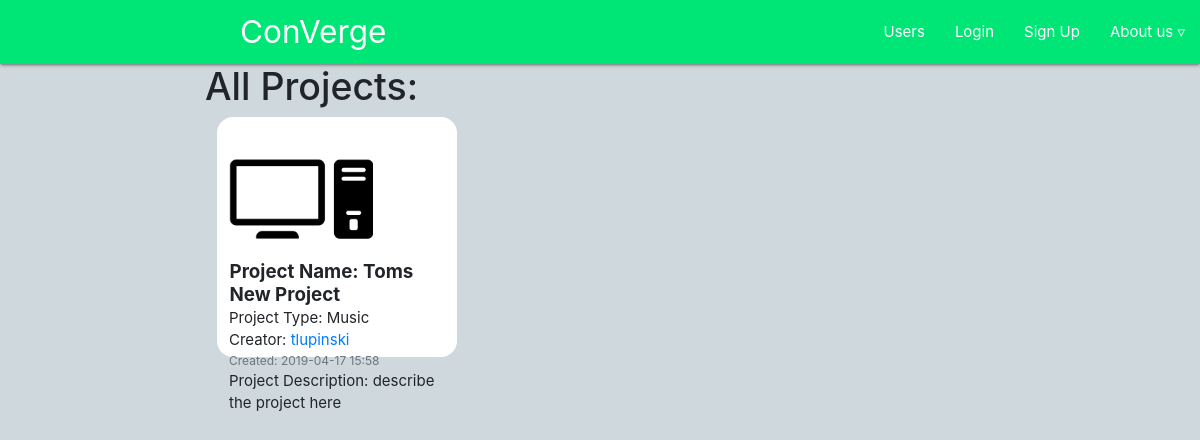
Page /publicDashboard/ on the earlier database version.
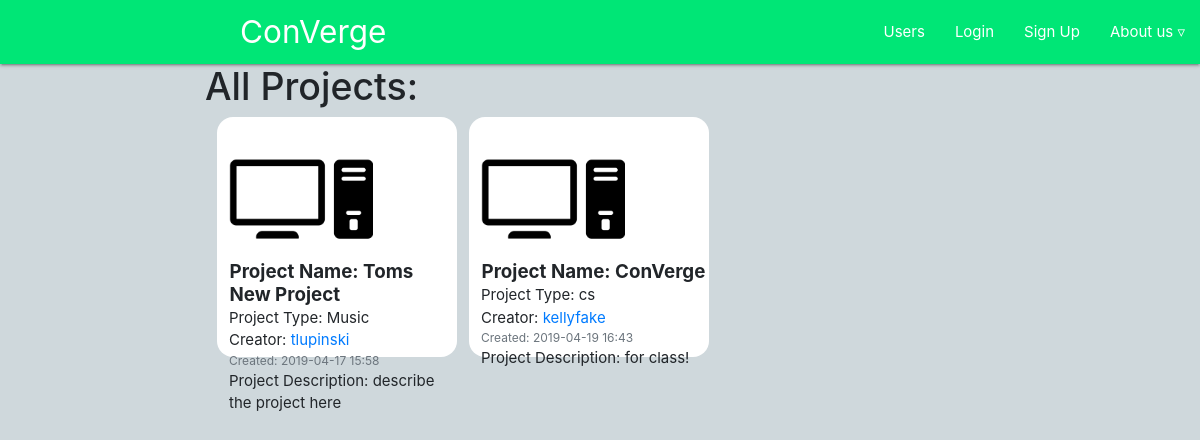
Same page on the later database version.
### users/models.py (models this page shows, shortened)
class Project(models.Model):
      dateTime = models.CharField(max_length=100)
      creator = models.ForeignKey(Profile, on_delete=models.CASCADE)
      projectName = models.CharField(max_length=100)
      projectType = models.CharField(max_length=100)
      projectDescription = models.CharField(max_length=500)
      textArea = models.TextField(max_length=10000,default="add info / planning here")
      projectPicture = models.ImageField(default='pics/defaultProject.png',upload_to='pics/')

class Profile(models.Model):
    user = models.OneToOneField(User, on_delete=models.CASCADE) #pics is the directory in the MEDIA directory to be saved
    image = models.ImageField(default='pics/default.png',upload_to='pics/') #needs pillow to be installed
    userDescription = models.CharField('User description', max_length=1000, default='tell us about yourself')
    userInterests = models.CharField('User interests', max_length=250, default='list your interests')

### users/views.py (the view)
# urls.py: path('publicDashboard/',user_views.dashboard,name="dash"),
def dashboard(request):
    projects = Project.objects.all() #from db
    return render(request,'users/dashboard.html',{'proj':projects})

### users/templates/users/dashboard.html (shortened to what this page needs)
{% extends "main/header.html" %}
{% block content%}
<div class="row" id="main1">
  <div class="col-2"></div>
  <div class="col-9">
    <div>
      <h1>All Projects: </h1>
      {% for x in proj %}
      <div class="media1">
        <a href="/projectPage?proj1={{x.projectName}}"><img class="account-img"  src="{{x.projectPicture.url}}"></a>
        <div>
          <h5><strong>Project Name: {{x.projectName}}</strong></h5>
          <p>Project Type: {{x.projectType}}</p>
          <p>Creator: <a href="/allUsers?name1={{x.creator.user}}"> {{x.creator.user}} </a></p>
          <p class="text-muted small">Created: {{x.dateTime}}</p>
          <p>Project Description: {{x.projectDescription}}</p>
        </div>
      </div>
      {% endfor %}
    </div>
  </div>
</div>
{% endblock%}

### main/templates/main/header.html (shortened to what this page needs)
<head>
  {% load static %}
  <link rel="stylesheet" href="https://cdnjs.cloudflare.com/ajax/libs/materialize/1.0.0/css/materialize.min.css">
    <link rel="stylesheet" href="https://cdnjs.cloudflare.com/ajax/libs/materialize/1.0.0/css/materialize.min.css">
<link rel="stylesheet" href="https://stackpath.bootstrapcdn.com/bootstrap/4.3.1/css/bootstrap.min.css">
</head>
<body class="blue-grey lighten-4">
  <nav>
    <div class="nav-wrapper green accent-3">
      <a href="/" class="brand-logo" id='home' style="margin-left:20%">ConVerge</a>
      <ul id="nav-mobile" class="right hide-on-med-and-down">
        <li><a id="allUsers" href="/allUsers">Users</a></li>
        {% if not user.is_authenticated %}
        <li><a id="login" href="/login">Login</a></li>
        <li><a id="register" href="/register">Sign Up</a></li>
        {% endif %}
        <li class="drop2"><div class="dropdown">
          <a class="dc2" href="#" role="button" data-toggle="dropdown" aria-haspopup="true" aria-expanded="false">
          About us &#x25BF
          </a>
        </div></li>
      </ul>
    </div>
  </nav>
  {% block content%}
  {% endblock%}
</body>

### users/templates/users/dashboard.html (style rules this page uses)
.account-img { height: 18vh; }
.media1 { float: left; background-color:white; width: 20vw; height: 20vw; border-radius: 2vh; margin-left: 1vw; margin-bottom: 1vh; padding-left:1vw; }
p { margin: 0px; }
h5 { margin: .5px; }

Differences in the rows shown:
added Project: projectPicture (placeholder picture), projectName "ConVerge", projectType "cs", creator.user "kellyfake", dateTime "2019-04-19 16:43", projectDescription "for class!"
